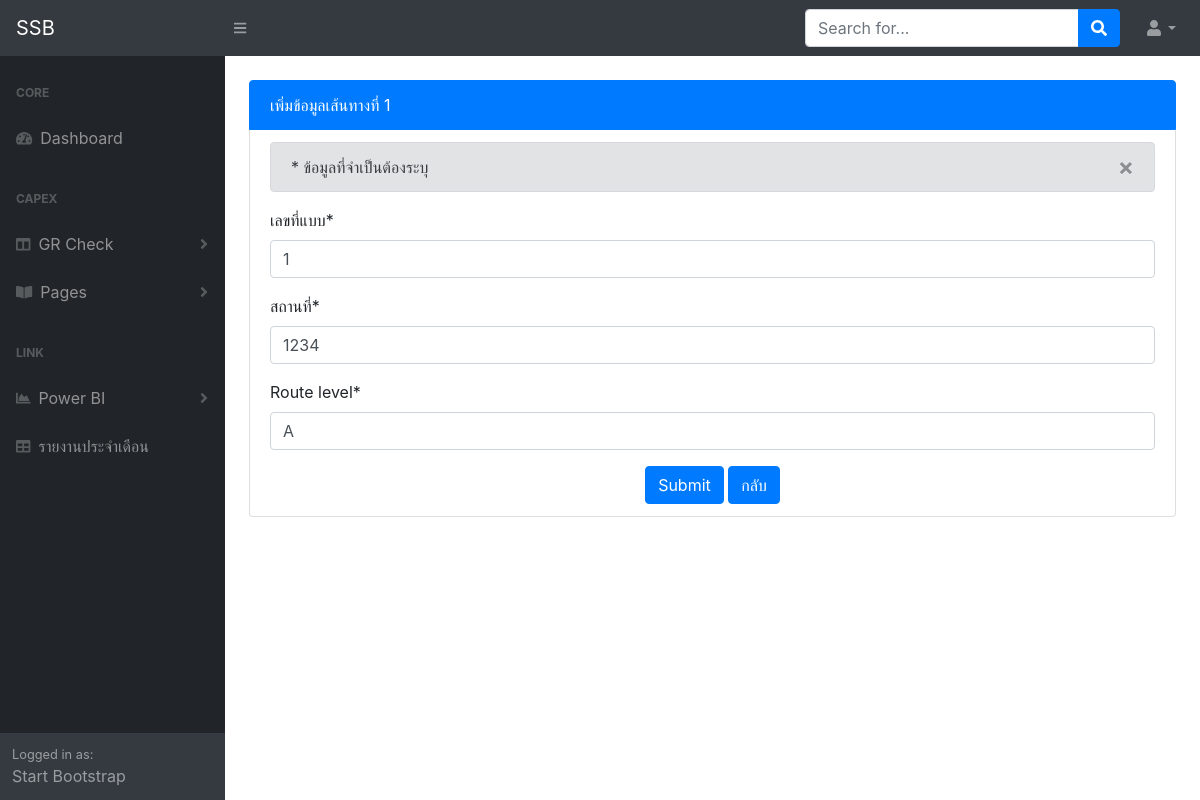
Page /gr_chk/route/1/edit/ on the earlier database version.
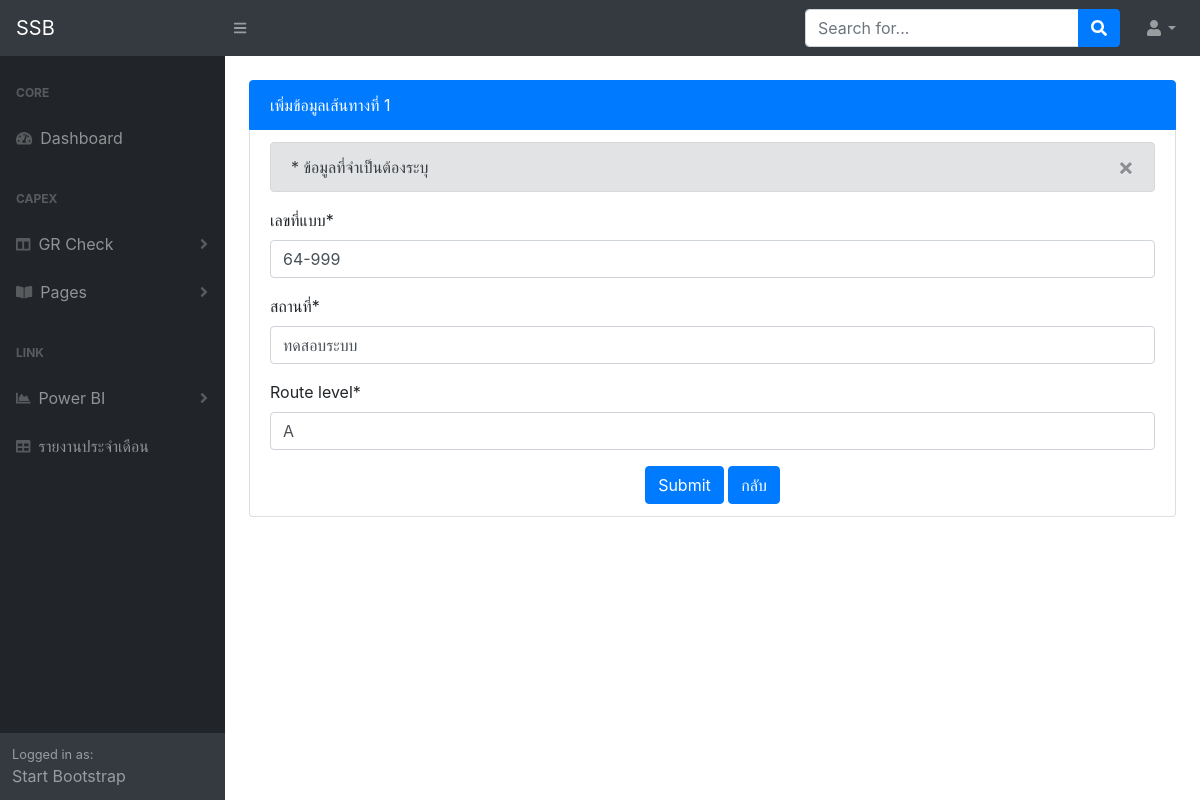
Same page on the later database version.
### gr_chk/models.py (models this page shows, shortened)
class Route(models.Model):
    contract = models.ForeignKey(Contract, on_delete=models.CASCADE, related_name='routes')
    def number():
        no = Route.objects.count()
        if no == None:
            return 1
        else:
            return no + 1
    route_order = models.IntegerField(default=number)
    plan_id = models.CharField('เลขที่แบบ', max_length=12)
    route_name = models.CharField('สถานที่', max_length=100)
    route_level = models.CharField(max_length=1)

### gr_chk/views.py (the view)
# urls.py: path('route/<int:pk>/edit/', views.route_edit, name='route_edit'),
def route_edit(request, pk):
    route = get_object_or_404(Route, pk=pk)
    if request.method == "POST":
        form = RouteAddForm(request.POST, instance=route)
        if form.is_valid():
            route = form.save()
            return redirect('contract_detail', pk=route.contract.pk)
    else:
        form = RouteAddForm(instance=route)
    return render(request, 'gr_chk/route_edit.html', {'form': form, 'route_count': route.route_order, 'rtn_pk': route.contract.pk})

### gr_chk/forms.py
class RouteAddForm(forms.ModelForm):
    class Meta:
        model = Route
        fields = ('plan_id', 'route_name', 'route_level')

### gr_chk/templates/gr_chk/route_edit.html (shortened to what this page needs)
{% extends 'accounts/new_base.html' %}
{% load crispy_forms_tags %}
{% block content %}
  <div class="container-fluid">
    <ul class="list-group">
      <li class="list-group-item active">เพิ่มข้อมูลเส้นทางที่ {{ route_count }}</li>
      <li class="list-group-item">
        <div class="alert alert-secondary alert-dismissible fade show" role="alert">
          * ข้อมูลที่จำเป็นต้องระบุ
          <button type="button" class="close" data-dismiss="alert" aria-label="Close">
            <span aria-hidden="true">&times;</span>
          </button>
        </div>
        <div>
          <form method="POST" class="post-form">
            {{ form|crispy }}
            <div class="text-center">
              <input class="btn btn-primary" type="submit" value="Submit">
              <a class="btn btn-primary" href="{% url 'contract_detail' pk=rtn_pk %}">กลับ</a>
            </div>
          </form>
        </div>
      </li>
    </ul>
  </div>
{% endblock content %}

Differences in the rows shown:
changed Route: plan_id "1" → "64-999"; route_name "1234" → "ทดสอบระบบ"
